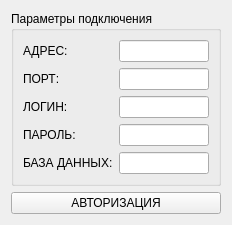
<?xml version="1.0" encoding="UTF-8"?>
<ui version="4.0">
 <class>LoginDialog</class>
 <widget class="QWidget" name="LoginDialog">
  <property name="geometry">
   <rect>
    <x>0</x>
    <y>0</y>
    <width>232</width>
    <height>206</height>
   </rect>
  </property>
  <property name="windowTitle">
   <string>Form</string>
  </property>
  <layout class="QGridLayout" name="gridLayout_2">
   <item row="0" column="0">
    <widget class="QGroupBox" name="groupBox">
     <property name="title">
      <string>Параметры подключения</string>
     </property>
     <layout class="QGridLayout" name="gridLayout">
      <item row="0" column="0">
       <widget class="QLabel" name="label">
        <property name="text">
         <string>АДРЕС:</string>
        </property>
       </widget>
      </item>
      <item row="0" column="1">
       <widget class="QLineEdit" name="lE_host"/>
      </item>
      <item row="1" column="0">
       <widget class="QLabel" name="label_2">
        <property name="text">
         <string>ПОРТ:</string>
        </property>
       </widget>
      </item>
      <item row="1" column="1">
       <widget class="QLineEdit" name="lE_port"/>
      </item>
      <item row="2" column="0">
       <widget class="QLabel" name="label_3">
        <property name="text">
         <string>ЛОГИН:</string>
        </property>
       </widget>
      </item>
      <item row="2" column="1">
       <widget class="QLineEdit" name="lE_DB_user"/>
      </item>
      <item row="3" column="0">
       <widget class="QLabel" name="label_4">
        <property name="text">
         <string>ПАРОЛЬ:</string>
        </property>
       </widget>
      </item>
      <item row="3" column="1">
       <widget class="QLineEdit" name="lE_DB_passw"/>
      </item>
      <item row="4" column="0">
       <widget class="QLabel" name="label_5">
        <property name="text">
         <string>БАЗА ДАННЫХ:</string>
        </property>
       </widget>
      </item>
      <item row="4" column="1">
       <widget class="QLineEdit" name="lE_DB_input"/>
      </item>
     </layout>
    </widget>
   </item>
   <item row="1" column="0">
    <widget class="QPushButton" name="pushButton">
     <property name="text">
      <string>АВТОРИЗАЦИЯ</string>
     </property>
    </widget>
   </item>
  </layout>
 </widget>
 <resources/>
 <connections/>
</ui>
